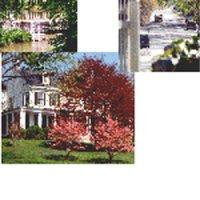
#> input picture Lecture 6/data/101_ObjectCategories/BACKGROUND_Google/image_0004.jpg, 200 x 200 px; its folder holds only this picture in this run
$ jupyter execute --allow-errors 'lecture_6(1).ipynb'   (shell and % lines are left out)
#> lines starting #> are read from the running program, lines starting #| are printed output that depends on the picture
# Lecture 6: Theory of Locality-Sensitive Hashing

## Overview

Locality Sensitive Hashing (LSH) is a Nearest Neighbor Search algorithm that primarily targets large dataset with high dimensions. The existing algorithm takes long processing time when searching for nearest neighbors in high dimensional datasets. This issue often occurs in recommender system applications, data mining applications, etc. Linear search can be useful when dealing with low dimensional datasets. However, it is inefficient when dealing with high dimensional datasets. In order to improve the speed and accuracy, a particular type of hash function was designed to project two similar datasets to one hash value.

There are some challenges existing in the current LSH algorithm. For example, when we apply the LSH algorithm for applications such as finding similarities between different documents, we have to rebuild hash tables every time while adding a document. This process is very costly and inefficient. Our objective is to improve the efficiency and accuracy of LSH.

In this project, we propose a LSH-based algorithm to improve hashing techniques and compression performance. The improved LSH will be applied to the image retrieval application. The improvement process includes feature extraction, result comparison and evaluation, which will be explained in details in the rest of this report.

We will compare the results from our approach with different parameters. The final outcome will be evaluated based on accuracy with multiple different parameters.

# LSH Algorithm Improvement By Applying Bitmap Indexing

[cell 1]
import argparse
import sys
from os import listdir
from os.path import isfile, join
from typing import Dict, List, Optional, Tuple
import imagehash
from PIL import Image
import os, os.path
import cv2
from collections import Counter
import scipy as sp
import numpy as np # Import numpy library
from skimage.feature import hog # Import Hog model to extract features
from sklearn.metrics import confusion_matrix # Import confusion matrix to evaluate the performance
import pandas as pd
from pyspark.ml.linalg import Vectors
from pyspark.sql.functions import col
from pyspark.conf import SparkConf
from pyspark.ml.feature import BucketedRandomProjectionLSH
from pyspark.sql import SparkSession
from sklearn.model_selection import train_test_split

[cell 2]
imgs = []
y = []
file_size = []
k = 0
path = "./data/101_ObjectCategories" # Give the dataset path here

##  Data Preprocessing:
1. Load the images using cv2
2. Image resize
3. Feature extraction: BGR to Gray conversion
4. Feature extraction: Histogram of Oriented Gradients(HOG)

[cell 3]
folder = os.listdir(path) # from the given path get the file names such as accordion, airplanes etc..
for file in folder: # for every file name in the given path go inseide that directory and get the images
    subpath = os.path.join(path,file)  # Join the name of these files to the previous path

    files = os.listdir(subpath) # Take these image names to a list called files
    j = 0
    for i in range(np.size(files)): # now we shall loop through these number of files

        im = cv2.imread(subpath+'/'+files[0+j]) # Read the images from this subpath
#> im is the input picture: shape (200, 200, 3); mean B, G, R 159.8, 166.7, 176

        imgs.append(im) # append all the read images to a list called imgs
        y.append(k) # generate a labe to every file and append it to labels list

        j += 1
        if (j == (np.size(files))):
            file_size.append(j)

    k += 1

y = np.array(y).tolist()
ix = []
for index, item in enumerate(imgs):
    if (np.size(item) == 1):
        ix.append(index)
        del imgs[index]
#> this loop made 2 passes
#> after the loop, ix = []

for index, item in enumerate(y):
    for v in range(np.size(ix)):
        if (index == ix[v]):
            del y[index]

y = np.array(y).astype(np.float64)

# Function to convert an image from color to grayscale
def resize_(image):
    u = cv2.resize(image,(256,256))
    return u

def rgb2gray(rgb):
    gray = cv2.cvtColor(rgb, cv2.COLOR_BGR2GRAY)
    return gray

def fd_hog(image): # 特征描述符就是通过提取图像的有用信息，并且丢弃无关信息来简化图像的表示，HOG特征描述符可以将3通道的彩色图像转换成一定长度的特征向量
    fd = hog(image, orientations=8, pixels_per_cell=(64, 64),block_norm ='L2', cells_per_block=(2, 2))
    return fd

[cell 4]
a=[]
import progressbar
with progressbar.ProgressBar(max_value=len(imgs)) as bar:
    i=1
    for img in imgs:
        b=resize_(img)
        c=rgb2gray(b)
        d=fd_hog(c)
        a.append(d)
        bar.update(i)
        i+=1
#> this loop made 2 passes
#> i on passes 1 to 2: 2, 3
#> pass 1, in resize_, `u = cv2.resize(image,(256,256))`:
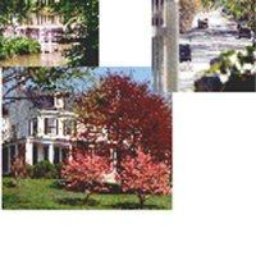
#> u: shape (256, 256, 3); mean B, G, R 159.8, 166.7, 176
#> pass 1, in rgb2gray, `gray = cv2.cvtColor(rgb, cv2.COLOR_BGR2GRAY)`:
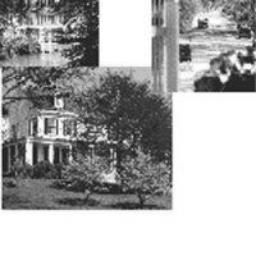
#> gray: shape (256, 256); min 16, max 255, mean 168.7
#> pass 2, in resize_ (call 2), `u = cv2.resize(image,(256,256))`:
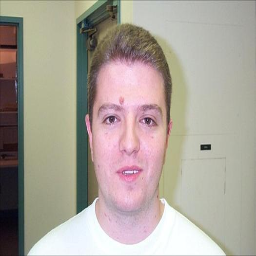
#> u: shape (256, 256, 3); mean B, G, R 153.8, 163.1, 170.7
#> pass 2, in rgb2gray (call 2), `gray = cv2.cvtColor(rgb, cv2.COLOR_BGR2GRAY)`:
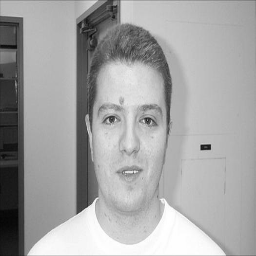
#> gray: shape (256, 256); min 5, max 255, mean 164.3
#> after the loop, a = 2 items; i = 3
df = pd.DataFrame(a)
#> df = table of 2 rows and 288 columns
df['lable'] = y
id_ = np.arange(1,len(df)+1,1)
#> id_ = [1, 2]
df['id'] = id_
X = df.values

# init spark
#> (the rest of this cell did not finish here and is left out)

[cell 5]
print("HOG diamension: ")
len(a[0])
#> Out = 288

[cell 6]
# print the hog vectors
a[0]
#> Out = 288 values, max 0.497 at index 256, min 0 at index 184, mean 0.149

## Split the data into training and testing datasets

[cell 7]
X_train, X_test, y_train, y_test = train_test_split(X, y, test_size=0.3)
#> y_train = [0]; y_test = [1]
Train = map(lambda x: (int(x[-1]),int(x[-2]),Vectors.dense(x[:-2])), X_train)
#> (the rest of this cell did not finish here and is left out)
